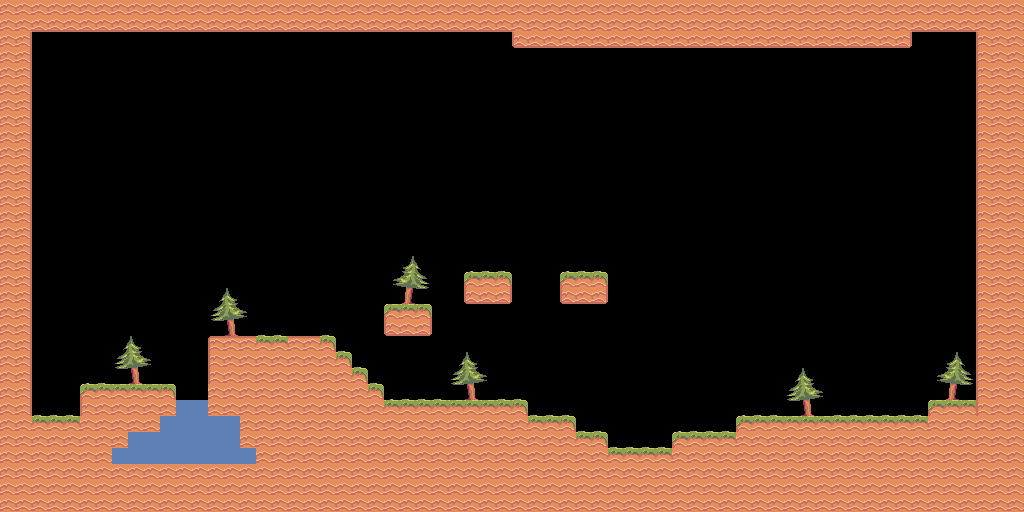

This is a level from a 2D game, rendered from its Tiled map with the project's own tilesets. A one-line summary and the map file follow, with tile-layer data summarised:
An orthogonal 64x32 tile map with 16x16 px tiles, 2 tile layers (Background, Water) and 17 objects.

<map version="1.4" tiledversion="2020.09.22" orientation="orthogonal" renderorder="right-down" width="64" height="32" tilewidth="16" tileheight="16" infinite="0" nextlayerid="4" nextobjectid="23">
 <tileset firstgid="1" source="tileset.tsx" />
 <layer id="1" name="Background" width="64" height="32">
  <data>[2048 cells, 814 non-empty, 24 distinct tile ids]</data>
 </layer>
 <layer id="3" name="Water" width="64" height="32">
  <data>[2048 cells, 23 non-empty, 1 distinct tile ids]</data>
 </layer>
 <objectgroup id="2" name="Collidables" visible="0">
  <object id="1" x="0" y="0" width="32" height="512" />
  <object id="2" x="32" y="0" width="992" height="32" />
  <object id="4" x="512" y="32" width="400" height="16" />
  <object id="5" x="976" y="32" width="48" height="480" />
  <object id="6" x="928" y="400" width="48" height="112" />
  <object id="7" x="736" y="416" width="192" height="96" />
  <object id="8" x="672" y="432" width="64" height="80" />
  <object id="9" x="608" y="448" width="64" height="64" />
  <object id="10" x="576" y="432" width="32" height="80" />
  <object id="11" x="528" y="416" width="48" height="96" />
  <object id="12" x="384" y="400" width="144" height="112" />
  <object id="15" x="208" y="336" width="128" height="176" />
  <object id="16" x="336" y="352" width="16" height="160" />
  <object id="17" x="352" y="368" width="16" height="144" />
  <object id="18" x="368" y="384" width="16" height="128" />
  <object id="19" x="80" y="384" width="128" height="128" />
  <object id="21" x="32" y="416" width="48" height="96" />
 </objectgroup>
</map>